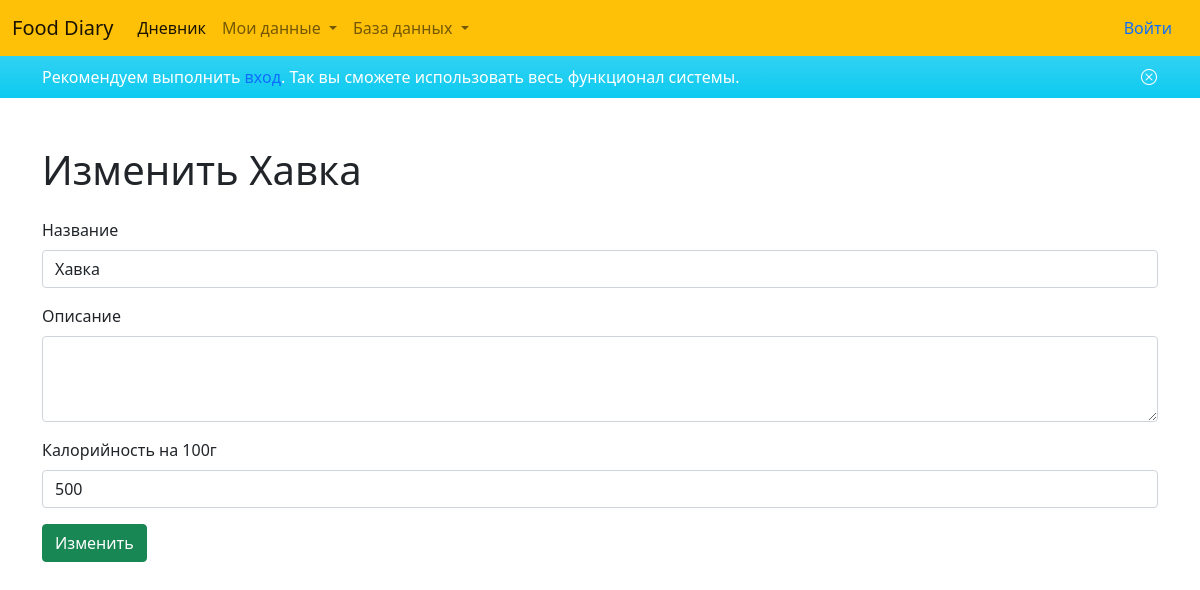
/my-data/food/update/14/, run on the app's committed database.
### diary/models.py (models this page shows, shortened)
class Food(models.Model):
    user = models.ForeignKey(User, null=True, blank=True, related_name='food', on_delete=models.CASCADE)
    session_key = models.CharField('Ключ сессии', max_length=40, null=True, blank=True)
    title = models.CharField('Название', max_length=150)
    description = models.TextField('Описание', null=True, blank=True)
    calories = models.PositiveIntegerField('Калорийность на 100г')
    date = models.DateTimeField('Дата создания', auto_now_add=True)
    meals = models.ManyToManyField('Meal', related_name='meals', through='MealFood')
    class Meta:
        ordering = ('-date',)

### diary/views.py (the view)
# urls.py: path('my-data/food/update/<pk>/', views.MyFoodUpdateView.as_view(), name='my_food_update'),
class MyFoodUpdateView(UpdateView):
    model = Food
    template_name = 'diary/food/update.html'
    form_class = CreateFoodForm
    success_url = reverse_lazy('my_food_list')

### diary/forms.py
class CreateFoodForm(forms.ModelForm):
    class Meta:
        model = Food
        fields = ['title', 'description', 'calories']
    def __init__(self, *args, **kwargs):
        super().__init__(*args, **kwargs)
        for bfield in self.visible_fields():
            bfield.field.widget.attrs['class'] = 'form-control'
            if bfield.field.widget.__class__.__name__ == 'Textarea':
                bfield.field.widget.attrs['rows'] = '3'

### diary/templates/diary/food/update.html (shortened to what this page needs)
{% extends 'base.html' %}
{% block content %}
<main>
    <div class="container">
        <div class="row mt-5">
            <div class="col-12">
                <h1 class="mb-4">Изменить {{food.title}}</h1>
            </div>
            <div class="col-12">
                <form action="." method="post" class="pb-5">
                    {% for field in form %}
                    <div class="mb-3">
                        <label class="form-label" for="{{field.auto_id}}">{{field.label}}</label>
                        {{field}}
                    </div>
                    {% endfor %}
                    <button type="submit" class="btn btn-success">Изменить</button>
                </form>
            </div>
        </div>
    </div>
</main>
{% endblock %}

### data on the page
Food: title "Хавка", form "Хавка" "500"

### other printed values
{{ field.label }} "Название" "Описание" "Калорийность на 100г"
